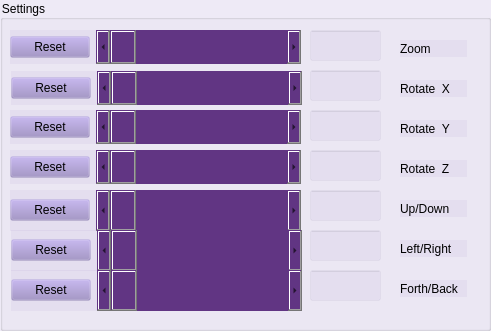
   <widget class="QGroupBox" name="groupBox">
    <property name="geometry">
     <rect>
      <x>30</x>
      <y>50</y>
      <width>491</width>
      <height>331</height>
     </rect>
    </property>
    <property name="palette">
     <palette>
      <active>
       <colorrole role="WindowText">
        <brush brushstyle="SolidPattern">
         <color alpha="255">
          <red>0</red>
          <green>0</green>
          <blue>0</blue>
         </color>
        </brush>
       </colorrole>
       <colorrole role="Button">
        <brush brushstyle="SolidPattern">
         <color alpha="22">
          <red>150</red>
          <green>133</green>
          <blue>192</blue>
         </color>
        </brush>
       </colorrole>
       <colorrole role="Text">
        <brush brushstyle="SolidPattern">
         <color alpha="255">
          <red>0</red>
          <green>0</green>
          <blue>0</blue>
         </color>
        </brush>
       </colorrole>
       <colorrole role="ButtonText">
        <brush brushstyle="SolidPattern">
         <color alpha="255">
          <red>0</red>
          <green>0</green>
          <blue>0</blue>
         </color>
        </brush>
       </colorrole>
       <colorrole role="Base">
        <brush brushstyle="SolidPattern">
         <color alpha="22">
          <red>150</red>
          <green>133</green>
          <blue>192</blue>
         </color>
        </brush>
       </colorrole>
       <colorrole role="Window">
        <brush brushstyle="SolidPattern">
         <color alpha="22">
          <red>150</red>
          <green>133</green>
          <blue>192</blue>
         </color>
        </brush>
       </colorrole>
       <colorrole role="PlaceholderText">
        <brush brushstyle="SolidPattern">
         <color alpha="255">
          <red>0</red>
          <green>0</green>
          <blue>0</blue>
         </color>
        </brush>
       </colorrole>
      </active>
      <inactive>
       <colorrole role="WindowText">
        <brush brushstyle="SolidPattern">
         <color alpha="255">
          <red>0</red>
          <green>0</green>
          <blue>0</blue>
         </color>
        </brush>
       </colorrole>
       <colorrole role="Button">
        <brush brushstyle="SolidPattern">
         <color alpha="22">
          <red>150</red>
          <green>133</green>
          <blue>192</blue>
         </color>
        </brush>
       </colorrole>
       <colorrole role="Text">
        <brush brushstyle="SolidPattern">
         <color alpha="255">
          <red>0</red>
          <green>0</green>
          <blue>0</blue>
         </color>
        </brush>
       </colorrole>
       <colorrole role="ButtonText">
        <brush brushstyle="SolidPattern">
         <color alpha="255">
          <red>0</red>
          <green>0</green>
          <blue>0</blue>
         </color>
        </brush>
       </colorrole>
       <colorrole role="Base">
        <brush brushstyle="SolidPattern">
         <color alpha="22">
          <red>150</red>
          <green>133</green>
          <blue>192</blue>
         </color>
        </brush>
       </colorrole>
       <colorrole role="Window">
        <brush brushstyle="SolidPattern">
         <color alpha="22">
          <red>150</red>
          <green>133</green>
          <blue>192</blue>
         </color>
        </brush>
       </colorrole>
       <colorrole role="PlaceholderText">
        <brush brushstyle="SolidPattern">
         <color alpha="255">
          <red>0</red>
          <green>0</green>
          <blue>0</blue>
         </color>
        </brush>
       </colorrole>
      </inactive>
      <disabled>
       <colorrole role="WindowText">
        <brush brushstyle="SolidPattern">
         <color alpha="255">
          <red>0</red>
          <green>0</green>
          <blue>0</blue>
         </color>
        </brush>
       </colorrole>
       <colorrole role="Button">
        <brush brushstyle="SolidPattern">
         <color alpha="22">
          <red>150</red>
          <green>133</green>
          <blue>192</blue>
         </color>
        </brush>
       </colorrole>
       <colorrole role="Text">
        <brush brushstyle="SolidPattern">
         <color alpha="255">
          <red>0</red>
          <green>0</green>
          <blue>0</blue>
         </color>
        </brush>
       </colorrole>
       <colorrole role="ButtonText">
        <brush brushstyle="SolidPattern">
         <color alpha="255">
          <red>0</red>
          <green>0</green>
          <blue>0</blue>
         </color>
        </brush>
       </colorrole>
       <colorrole role="Base">
        <brush brushstyle="SolidPattern">
         <color alpha="22">
          <red>150</red>
          <green>133</green>
          <blue>192</blue>
         </color>
        </brush>
       </colorrole>
       <colorrole role="Window">
        <brush brushstyle="SolidPattern">
         <color alpha="22">
          <red>150</red>
          <green>133</green>
          <blue>192</blue>
         </color>
        </brush>
       </colorrole>
       <colorrole role="PlaceholderText">
        <brush brushstyle="SolidPattern">
         <color alpha="255">
          <red>0</red>
          <green>0</green>
          <blue>0</blue>
         </color>
        </brush>
       </colorrole>
      </disabled>
     </palette>
    </property>
    <property name="styleSheet">
     <string notr="true">background-color: rgba(150, 133, 192, 22);
color:rgb(0, 0, 0)</string>
    </property>
    <property name="title">
     <string>Settings</string>
    </property>
    <widget class="QWidget" name="layoutWidget">
     <property name="geometry">
      <rect>
       <x>11</x>
       <y>71</y>
       <width>291</width>
       <height>34</height>
      </rect>
     </property>
     <layout class="QHBoxLayout" name="horizontalLayout_3">
      <item>
       <layout class="QHBoxLayout" name="horizontalLayout_4">
        <item>
         <widget class="QPushButton" name="reset_rotate_right_left">
          <property name="sizePolicy">
           <sizepolicy hsizetype="Maximum" vsizetype="Fixed">
            <horstretch>0</horstretch>
            <verstretch>0</verstretch>
           </sizepolicy>
          </property>
          <property name="text">
           <string>Reset</string>
          </property>
         </widget>
        </item>
       </layout>
      </item>
      <item>
       <widget class="QScrollBar" name="rotate_bar_right_left">
        <property name="sizePolicy">
         <sizepolicy hsizetype="Expanding" vsizetype="Preferred">
          <horstretch>0</horstretch>
          <verstretch>0</verstretch>
         </sizepolicy>
        </property>
        <property name="cursor">
         <cursorShape>OpenHandCursor</cursorShape>
        </property>
        <property name="mouseTracking">
         <bool>true</bool>
        </property>
        <property name="tabletTracking">
         <bool>true</bool>
        </property>
        <property name="styleSheet">
         <string notr="true">background-color: rgb(97, 53, 131);</string>
        </property>
        <property name="orientation">
         <enum>Qt::Horizontal</enum>
        </property>
       </widget>
      </item>
     </layout>
    </widget>
    <widget class="QLabel" name="label">
     <property name="geometry">
      <rect>
       <x>400</x>
       <y>40</y>
       <width>67</width>
       <height>17</height>
      </rect>
     </property>
     <property name="text">
      <string>Zoom</string>
     </property>
    </widget>
    <widget class="QLabel" name="label_2">
     <property name="geometry">
      <rect>
       <x>400</x>
       <y>80</y>
       <width>67</width>
       <height>17</height>
      </rect>
     </property>
     <property name="text">
      <string>Rotate  X</string>
     </property>
    </widget>
    <widget class="QLabel" name="label_3">
     <property name="geometry">
      <rect>
       <x>400</x>
       <y>200</y>
       <width>67</width>
       <height>17</height>
      </rect>
     </property>
     <property name="text">
      <string>Up/Down</string>
     </property>
    </widget>
    <widget class="QLabel" name="label_4">
     <property name="geometry">
      <rect>
       <x>400</x>
       <y>240</y>
       <width>67</width>
       <height>17</height>
      </rect>
     </property>
     <property name="text">
      <string>Left/Right</string>
     </property>
    </widget>
    <widget class="QWidget" name="layoutWidget">
     <property name="geometry">
      <rect>
       <x>10</x>
       <y>30</y>
       <width>291</width>
       <height>34</height>
      </rect>
     </property>
     <layout class="QHBoxLayout" name="horizontalLayout_2">
      <item>
       <layout class="QHBoxLayout" name="horizontalLayout">
        <item>
         <widget class="QPushButton" name="resetzoom">
          <property name="sizePolicy">
           <sizepolicy hsizetype="Maximum" vsizetype="Fixed">
            <horstretch>0</horstretch>
            <verstretch>0</verstretch>
           </sizepolicy>
          </property>
          <property name="text">
           <string>Reset</string>
          </property>
         </widget>
        </item>
       </layout>
      </item>
      <item>
       <widget class="QScrollBar" name="zoom_bar">
        <property name="sizePolicy">
         <sizepolicy hsizetype="Expanding" vsizetype="Preferred">
          <horstretch>0</horstretch>
          <verstretch>0</verstretch>
         </sizepolicy>
        </property>
        <property name="cursor">
         <cursorShape>OpenHandCursor</cursorShape>
        </property>
        <property name="mouseTracking">
         <bool>true</bool>
        </property>
        <property name="tabletTracking">
         <bool>true</bool>
        </property>
        <property name="styleSheet">
         <string notr="true">background-color: rgb(97, 53, 131);</string>
        </property>
        <property name="orientation">
         <enum>Qt::Horizontal</enum>
        </property>
       </widget>
      </item>
     </layout>
    </widget>
    <widget class="QLineEdit" name="zoom_int">
     <property name="geometry">
      <rect>
       <x>310</x>
       <y>30</y>
       <width>71</width>
       <height>31</height>
      </rect>
     </property>
    </widget>
    <widget class="QLineEdit" name="rotate_right_left_int">
     <property name="geometry">
      <rect>
       <x>310</x>
       <y>70</y>
       <width>71</width>
       <height>31</height>
      </rect>
     </property>
    </widget>
    <widget class="QLineEdit" name="up_down_int">
     <property name="geometry">
      <rect>
       <x>310</x>
       <y>190</y>
       <width>71</width>
       <height>31</height>
      </rect>
     </property>
    </widget>
    <widget class="QLineEdit" name="left_right_int">
     <property name="geometry">
      <rect>
       <x>310</x>
       <y>230</y>
       <width>71</width>
       <height>31</height>
      </rect>
     </property>
    </widget>
    <widget class="QLineEdit" name="back_front_int">
     <property name="geometry">
      <rect>
       <x>310</x>
       <y>270</y>
       <width>71</width>
       <height>31</height>
      </rect>
     </property>
    </widget>
    <widget class="QLabel" name="label_7">
     <property name="geometry">
      <rect>
       <x>400</x>
       <y>280</y>
       <width>67</width>
       <height>17</height>
      </rect>
     </property>
     <property name="text">
      <string>Forth/Back</string>
     </property>
    </widget>
    <widget class="QWidget" name="layoutWidget_4">
     <property name="geometry">
      <rect>
       <x>10</x>
       <y>110</y>
       <width>291</width>
       <height>34</height>
      </rect>
     </property>
     <layout class="QHBoxLayout" name="horizontalLayout_11">
      <item>
       <layout class="QHBoxLayout" name="horizontalLayout_12">
        <item>
         <widget class="QPushButton" name="reset_rotate_2">
          <property name="sizePolicy">
           <sizepolicy hsizetype="Maximum" vsizetype="Fixed">
            <horstretch>0</horstretch>
            <verstretch>0</verstretch>
           </sizepolicy>
          </property>
          <property name="text">
           <string>Reset</string>
          </property>
         </widget>
        </item>
       </layout>
      </item>
      <item>
       <widget class="QScrollBar" name="rotate_bar_up_down">
        <property name="sizePolicy">
         <sizepolicy hsizetype="Expanding" vsizetype="Preferred">
          <horstretch>0</horstretch>
          <verstretch>0</verstretch>
         </sizepolicy>
        </property>
        <property name="cursor">
         <cursorShape>OpenHandCursor</cursorShape>
        </property>
        <property name="mouseTracking">
         <bool>true</bool>
        </property>
        <property name="tabletTracking">
         <bool>true</bool>
        </property>
        <property name="styleSheet">
         <string notr="true">background-color: rgb(97, 53, 131);</string>
        </property>
        <property name="orientation">
         <enum>Qt::Horizontal</enum>
        </property>
       </widget>
      </item>
     </layout>
    </widget>
    <widget class="QLineEdit" name="rotate_up_down_int">
     <property name="geometry">
      <rect>
       <x>310</x>
       <y>110</y>
       <width>71</width>
       <height>31</height>
      </rect>
     </property>
    </widget>
    <widget class="QLineEdit" name="rotate_back_front_int">
     <property name="geometry">
      <rect>
       <x>310</x>
       <y>150</y>
       <width>71</width>
       <height>31</height>
      </rect>
     </property>
    </widget>
    <widget class="QLabel" name="label_8">
     <property name="geometry">
      <rect>
       <x>400</x>
       <y>120</y>
       <width>67</width>
       <height>17</height>
      </rect>
     </property>
     <property name="text">
      <string>Rotate  Y</string>
     </property>
    </widget>
    <widget class="QLabel" name="label_9">
     <property name="geometry">
      <rect>
       <x>400</x>
       <y>160</y>
       <width>67</width>
       <height>17</height>
      </rect>
     </property>
     <property name="text">
      <string>Rotate  Z</string>
     </property>
    </widget>
    <widget class="QWidget" name="layoutWidget_5">
     <property name="geometry">
      <rect>
       <x>10</x>
       <y>150</y>
       <width>291</width>
       <height>34</height>
      </rect>
     </property>
     <layout class="QHBoxLayout" name="horizontalLayout_13">
      <item>
       <layout class="QHBoxLayout" name="horizontalLayout_14">
        <item>
         <widget class="QPushButton" name="reset_rotate_3">
          <property name="sizePolicy">
           <sizepolicy hsizetype="Maximum" vsizetype="Fixed">
            <horstretch>0</horstretch>
            <verstretch>0</verstretch>
           </sizepolicy>
          </property>
          <property name="text">
           <string>Reset</string>
          </property>
         </widget>
        </item>
       </layout>
      </item>
      <item>
       <widget class="QScrollBar" name="rotate_bar_front_back">
        <property name="sizePolicy">
         <sizepolicy hsizetype="Expanding" vsizetype="Preferred">
          <horstretch>0</horstretch>
          <verstretch>0</verstretch>
         </sizepolicy>
        </property>
        <property name="cursor">
         <cursorShape>OpenHandCursor</cursorShape>
        </property>
        <property name="mouseTracking">
         <bool>true</bool>
        </property>
        <property name="tabletTracking">
         <bool>true</bool>
        </property>
        <property name="styleSheet">
         <string notr="true">background-color: rgb(97, 53, 131);</string>
        </property>
        <property name="orientation">
         <enum>Qt::Horizontal</enum>
        </property>
       </widget>
      </item>
     </layout>
    </widget>
    <widget class="QWidget" name="layoutWidget">
     <property name="geometry">
      <rect>
       <x>10</x>
       <y>190</y>
       <width>291</width>
       <height>41</height>
      </rect>
     </property>
     <layout class="QHBoxLayout" name="horizontalLayout_5">
      <item>
       <widget class="QPushButton" name="reset_up_down">
        <property name="sizePolicy">
         <sizepolicy hsizetype="Maximum" vsizetype="Fixed">
          <horstretch>0</horstretch>
          <verstretch>0</verstretch>
         </sizepolicy>
        </property>
        <property name="text">
         <string>Reset</string>
        </property>
       </widget>
      </item>
      <item>
       <widget class="QScrollBar" name="up_down_bar">
        <property name="sizePolicy">
         <sizepolicy hsizetype="Expanding" vsizetype="Preferred">
          <horstretch>0</horstretch>
          <verstretch>0</verstretch>
         </sizepolicy>
        </property>
        <property name="cursor">
         <cursorShape>OpenHandCursor</cursorShape>
        </property>
        <property name="mouseTracking">
         <bool>true</bool>
        </property>
        <property name="tabletTracking">
         <bool>true</bool>
        </property>
        <property name="styleSheet">
         <string notr="true">background-color: rgb(97, 53, 131);</string>
        </property>
        <property name="orientation">
         <enum>Qt::Horizontal</enum>
        </property>
       </widget>
      </item>
     </layout>
    </widget>
    <widget class="QWidget" name="layoutWidget">
     <property name="geometry">
      <rect>
       <x>11</x>
       <y>230</y>
       <width>291</width>
       <height>41</height>
      </rect>
     </property>
     <layout class="QHBoxLayout" name="horizontalLayout_6">
      <item>
       <widget class="QPushButton" name="reset_left_r">
        <property name="sizePolicy">
         <sizepolicy hsizetype="Maximum" vsizetype="Fixed">
          <horstretch>0</horstretch>
          <verstretch>0</verstretch>
         </sizepolicy>
        </property>
        <property name="text">
         <string>Reset</string>
        </property>
       </widget>
      </item>
      <item>
       <widget class="QScrollBar" name="left_right_bar">
        <property name="enabled">
         <bool>true</bool>
        </property>
        <property name="sizePolicy">
         <sizepolicy hsizetype="Expanding" vsizetype="Preferred">
          <horstretch>0</horstretch>
          <verstretch>0</verstretch>
         </sizepolicy>
        </property>
        <property name="cursor">
         <cursorShape>OpenHandCursor</cursorShape>
        </property>
        <property name="mouseTracking">
         <bool>true</bool>
        </property>
        <property name="tabletTracking">
         <bool>true</bool>
        </property>
        <property name="styleSheet">
         <string notr="true">background-color: rgb(97, 53, 131);</string>
        </property>
        <property name="orientation">
         <enum>Qt::Horizontal</enum>
        </property>
       </widget>
      </item>
     </layout>
    </widget>
    <widget class="QWidget" name="layoutWidget">
     <property name="geometry">
      <rect>
       <x>11</x>
       <y>270</y>
       <width>291</width>
       <height>41</height>
      </rect>
     </property>
     <layout class="QHBoxLayout" name="horizontalLayout_7">
      <item>
       <widget class="QPushButton" name="reset_front_back">
        <property name="enabled">
         <bool>true</bool>
        </property>
        <property name="sizePolicy">
         <sizepolicy hsizetype="Maximum" vsizetype="Fixed">
          <horstretch>0</horstretch>
          <verstretch>0</verstretch>
         </sizepolicy>
        </property>
        <property name="text">
         <string>Reset</string>
        </property>
       </widget>
      </item>
      <item>
       <widget class="QScrollBar" name="front_back_bar">
        <property name="sizePolicy">
         <sizepolicy hsizetype="Expanding" vsizetype="Preferred">
          <horstretch>0</horstretch>
          <verstretch>0</verstretch>
         </sizepolicy>
        </property>
        <property name="cursor">
         <cursorShape>OpenHandCursor</cursorShape>
        </property>
        <property name="mouseTracking">
         <bool>true</bool>
        </property>
        <property name="tabletTracking">
         <bool>true</bool>
        </property>
        <property name="styleSheet">
         <string notr="true">background-color: rgb(97, 53, 131);</string>
        </property>
        <property name="orientation">
         <enum>Qt::Horizontal</enum>
        </property>
       </widget>
      </item>
     </layout>
    </widget>
   </widget>
